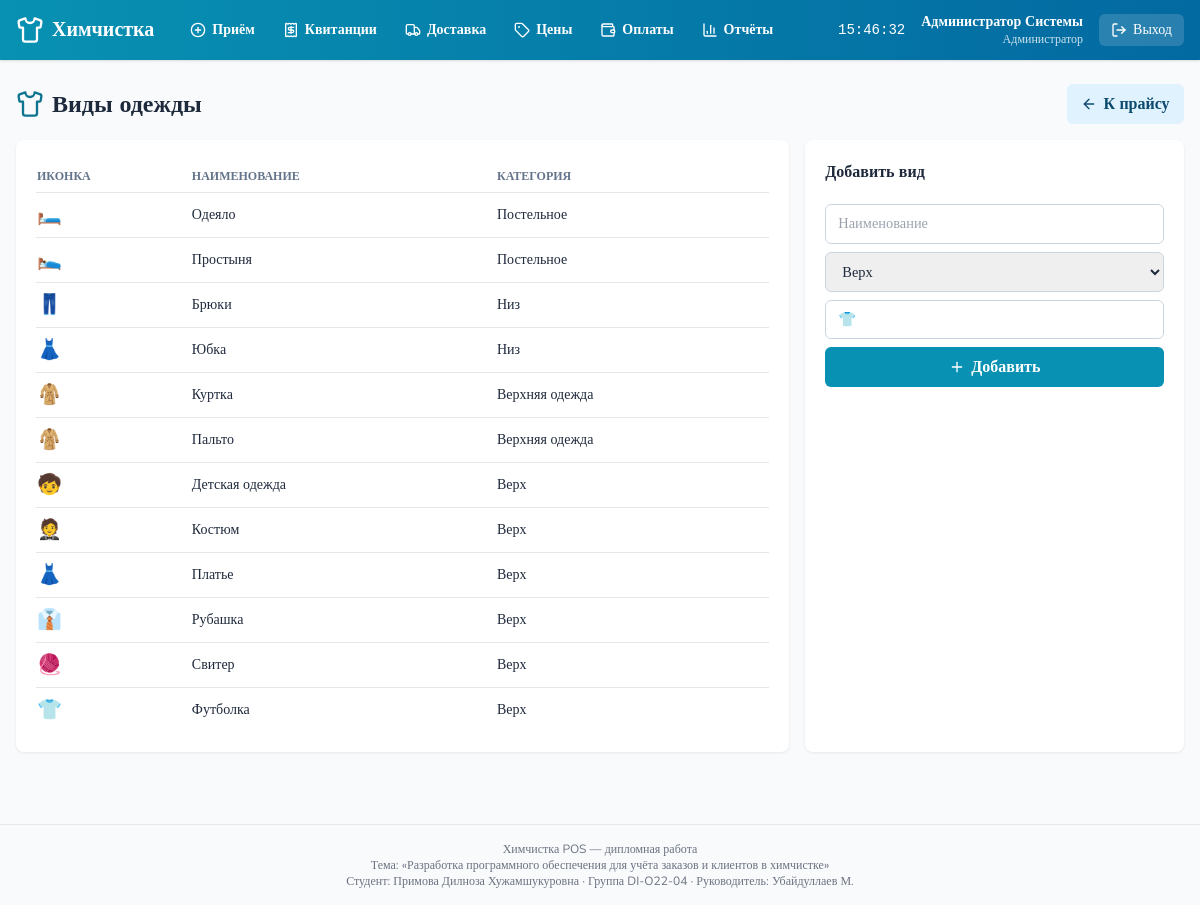
Page /catalog/cloth-types/ (signed in) on the committed database.
### accounts/models.py (models this page shows, shortened)
class User(AbstractUser):
    ROLE_CHOICES = [
        ('admin', 'Администратор'),
        ('cashier', 'Кассир'),
        ('operator', 'Оператор'),
        ('driver', 'Водитель'),
    ]
    role = models.CharField('Роль', max_length=20, choices=ROLE_CHOICES, default='cashier')
    phone = models.CharField('Телефон', max_length=32, blank=True)
    full_name = models.CharField('ФИО', max_length=160, blank=True)
    class Meta:
        verbose_name = 'Пользователь'
        verbose_name_plural = 'Пользователи'
    def display_name(self):
        return self.full_name or self.get_full_name() or self.username

### catalog/models.py (models this page shows, shortened)
class ClothType(models.Model):
    CATEGORY_CHOICES = [
        ('top', 'Верх'),
        ('bottom', 'Низ'),
        ('outerwear', 'Верхняя одежда'),
        ('bedding', 'Постельное'),
        ('other', 'Прочее'),
    ]
    name = models.CharField('Наименование', max_length=80, unique=True)
    category = models.CharField('Категория', max_length=20, choices=CATEGORY_CHOICES, default='other')
    default_icon = models.CharField('Иконка', max_length=4, default='👕')
    class Meta:
        verbose_name = 'Вид одежды'
        verbose_name_plural = 'Виды одежды'
        ordering = ['category', 'name']

### catalog/views.py (the view, shortened to what this page needs)
# urls.py: path('cloth-types/', views.cloth_types, name='cloth_types'),
@login_required
def cloth_types(request):
    return render(request, 'catalog/cloth_types.html', {
        'cloth_types': ClothType.objects.all(),
        'category_choices': ClothType.CATEGORY_CHOICES,
    })

### core/context_processors.py (called while the page is built)
def bmi_metadata(request):
    return {
        'BMI_TOPIC': 'Разработка программного обеспечения для учёта заказов и клиентов в химчистке',
        'BMI_STUDENT': 'Примова Дилноза Хужамшукуровна',
        'BMI_GROUP': 'DI-O22-04',
        'BMI_SUPERVISOR': 'Убайдуллаев М.',
        'APP_NAME': 'Химчистка POS',
    }

### templates/catalog/cloth_types.html (shortened to what this page needs)
{% extends 'base.html' %}
{% block content %}
<div class="flex items-center justify-between mb-4">
  <h1 class="text-2xl font-extrabold flex items-center gap-2"><i data-lucide="shirt" class="w-7 h-7 text-cyan-700"></i> Виды одежды</h1>
  <a href="{% url 'pricing:matrix' %}" class="btn btn-ghost"><i data-lucide="arrow-left" class="w-4 h-4"></i> К прайсу</a>
</div>
<div class="grid grid-cols-1 lg:grid-cols-3 gap-4">
  <div class="card lg:col-span-2">
    <table class="w-full text-sm">
      <thead><tr class="text-left text-xs uppercase text-slate-500 border-b"><th class="py-2">Иконка</th><th>Наименование</th><th>Категория</th></tr></thead>
      <tbody>
        {% for c in cloth_types %}
        <tr class="border-b last:border-0"><td class="py-2 text-xl">{{ c.default_icon }}</td><td>{{ c.name }}</td><td>{{ c.get_category_display }}</td></tr>
        {% endfor %}
      </tbody>
    </table>
  </div>
  <div class="card">
    <h3 class="font-bold mb-3">Добавить вид</h3>
    <form method="post" class="space-y-2">{% csrf_token %}
      <input class="input" name="name" placeholder="Наименование" required>
      <select class="input" name="category">
        {% for code, label in category_choices %}<option value="{{ code }}">{{ label }}</option>{% endfor %}
      </select>
      <input class="input" name="default_icon" placeholder="👕" maxlength="4">
      <button class="btn btn-primary w-full justify-center"><i data-lucide="plus" class="w-4 h-4"></i> Добавить</button>
    </form>
  </div>
</div>
{% endblock %}

### templates/components/topbar.html
{% load static %}
<header class="bg-gradient-to-r from-cyan-600 to-sky-700 text-white shadow no-print">
  <div class="max-w-7xl mx-auto px-4 py-3 flex items-center gap-6">
    <a href="{% url 'pos:dashboard' %}" class="flex items-center gap-2 font-extrabold text-xl">
      <i data-lucide="shirt" class="w-7 h-7"></i>
      <span>Химчистка</span>
    </a>
    <nav class="flex items-center gap-1 flex-1 text-sm font-semibold">
      <a href="{% url 'intake:new' %}" class="px-3 py-2 rounded-md hover:bg-white/15 flex items-center gap-1.5">
        <i data-lucide="plus-circle" class="w-4 h-4"></i> Приём
      </a>
      <a href="{% url 'tickets:list' %}" class="px-3 py-2 rounded-md hover:bg-white/15 flex items-center gap-1.5">
        <i data-lucide="receipt" class="w-4 h-4"></i> Квитанции
      </a>
      <a href="{% url 'delivery:list' %}" class="px-3 py-2 rounded-md hover:bg-white/15 flex items-center gap-1.5">
        <i data-lucide="truck" class="w-4 h-4"></i> Доставка
      </a>
      <a href="{% url 'pricing:matrix' %}" class="px-3 py-2 rounded-md hover:bg-white/15 flex items-center gap-1.5">
        <i data-lucide="tag" class="w-4 h-4"></i> Цены
      </a>
      <a href="{% url 'payments:list' %}" class="px-3 py-2 rounded-md hover:bg-white/15 flex items-center gap-1.5">
        <i data-lucide="wallet" class="w-4 h-4"></i> Оплаты
      </a>
      <a href="{% url 'reports:daily' %}" class="px-3 py-2 rounded-md hover:bg-white/15 flex items-center gap-1.5">
        <i data-lucide="bar-chart-3" class="w-4 h-4"></i> Отчёты
      </a>
    </nav>
    <div class="flex items-center gap-4 text-sm">
      <span id="clock" class="font-mono"></span>
      <div class="text-right leading-tight">
        <div class="font-bold">{{ user.display_name }}</div>
        <div class="text-xs opacity-80">{{ user.get_role_display }}</div>
      </div>
      <form action="{% url 'logout' %}" method="post">{% csrf_token %}
        <button type="submit" class="bg-white/15 hover:bg-white/25 px-3 py-1.5 rounded-md text-sm flex items-center gap-1.5">
          <i data-lucide="log-out" class="w-4 h-4"></i> Выход
        </button>
      </form>
    </div>
  </div>
</header>

### templates/base.html (style rules this page uses)
body { font-family: 'Nunito', system-ui, sans-serif; }
.btn { display:inline-flex; align-items:center; gap:.4rem; padding:.5rem .9rem; border-radius:.375rem; font-weight:700; transition:all .15s; }
.btn-primary { background:#0891b2; color:white; }
.btn-ghost { background:#e0f2fe; color:#0c4a6e; }
.card { background:white; border-radius:.5rem; box-shadow:0 1px 3px rgba(0,0,0,.08); padding:1.25rem; }
.input { width:100%; padding:.5rem .75rem; border:1px solid #cbd5e1; border-radius:.375rem; font-size:.9rem; }

### rows in the picture
User: display_name "Администратор Системы", role "Администратор"
ClothType: default_icon "🛏️", name "Одеяло", category "Постельное"
ClothType: default_icon "🛌", name "Простыня", category "Постельное"
ClothType: default_icon "👖", name "Брюки", category "Низ"
ClothType: default_icon "👗", name "Юбка", category "Низ"
ClothType: default_icon "🧥", name "Куртка", category "Верхняя одежда"
ClothType: default_icon "🧥", name "Пальто", category "Верхняя одежда"
ClothType: default_icon "🧒", name "Детская одежда", category "Верх"
ClothType: default_icon "🤵", name "Костюм", category "Верх"
ClothType: default_icon "👗", name "Платье", category "Верх"
ClothType: default_icon "👔", name "Рубашка", category "Верх"
ClothType: default_icon "🧶", name "Свитер", category "Верх"
ClothType: default_icon "👕", name "Футболка", category "Верх"

### other values in the picture
{{ BMI_TOPIC }} "Разработка программного обеспечения для учёта заказов и клиентов в химчистке"
{{ BMI_STUDENT }} "Примова Дилноза Хужамшукуровна"
{{ BMI_GROUP }} "DI-O22-04"
{{ BMI_SUPERVISOR }} "Убайдуллаев М."
form field category "Верх"
